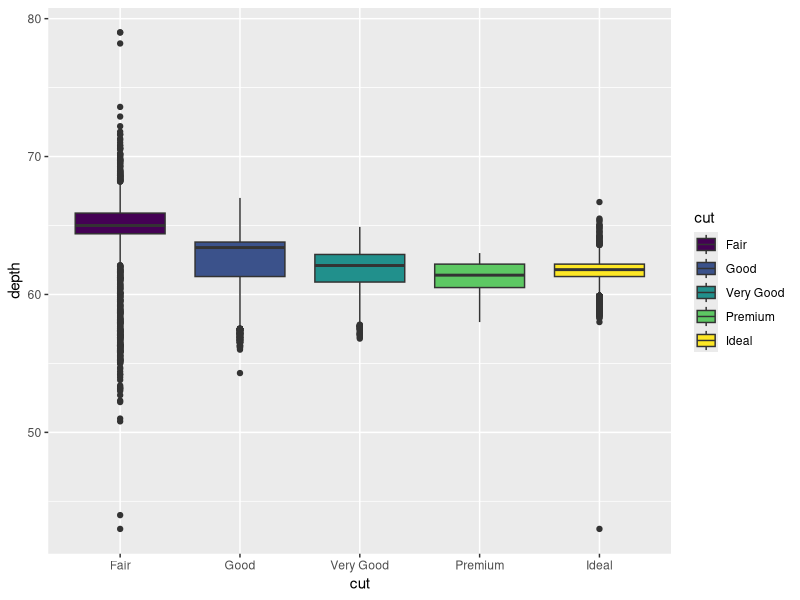
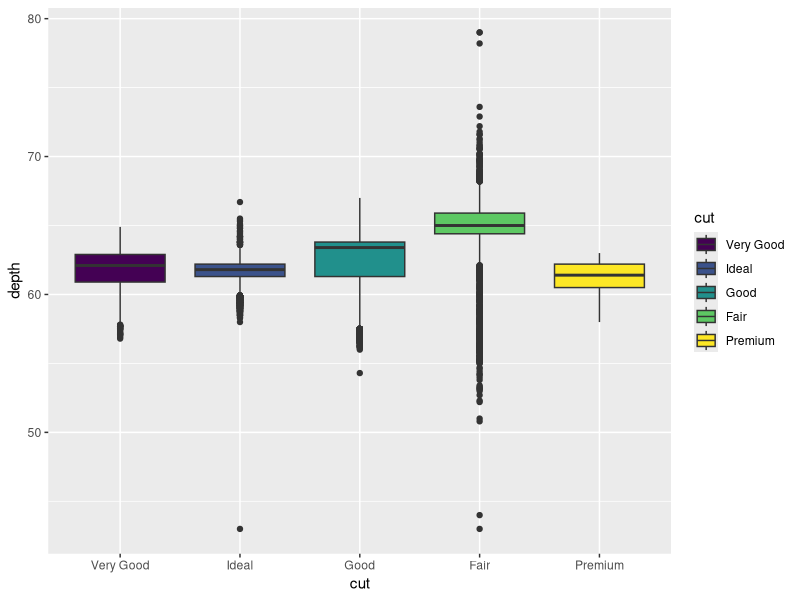

R code for these plots, in order:
## ---- chunk 1
knitr::opts_chunk$set(echo = TRUE)
## ---- chunk 2
#load tidyverse up
library(tidyverse)
#dataset
data(diamonds)
## ---- chunk 3
levels(diamonds$cut)
diamonds %>%
 ggplot(aes(x=cut,y=depth,fill=cut)) +
  geom_boxplot()

  
## ---- chunk 4
diamonds <- diamonds %>% 
  mutate(cut = fct_shuffle(cut))
levels(diamonds$cut)
diamonds %>%
 ggplot(aes(x=cut,y=depth,fill=cut)) +
  geom_boxplot()


## ---- chunk 5
diamonds <- diamonds %>% 
  mutate(cut = fct_relevel(cut, "Fair"))
levels(diamonds$cut)

## ---- chunk 6
diamonds <- diamonds %>% 
  mutate(cut = fct_relevel(cut, "Good", after=1))
levels(diamonds$cut)
## ---- chunk 7
diamonds <- diamonds %>% 
  mutate(cut = fct_relevel(cut, c("Very Good","Premium"), after=2))
levels(diamonds$cut)

## ---- chunk 8

#sorts to alphabetical order or numerical order
diamondssort <- diamonds %>% 
  mutate(cut = fct_relevel(cut, sort))
levels(diamondssort$cut)

#randomly selects them
diamondssample <- diamonds %>% 
  mutate(cut = fct_relevel(cut, sample))
levels(diamondssample$cut)

#reverses the order
diamondsrev <- diamonds %>% 
  mutate(cut = fct_relevel(cut, rev))
levels(diamondsrev$cut)

## ---- chunk 9


diamonds <- diamonds %>% 
  mutate(cut = fct_relevel(cut, "Fake",after=1))
levels(diamonds$cut)


